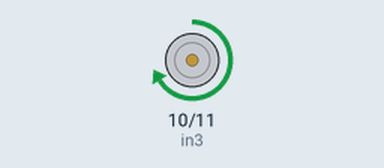
This sketch was run on a simulated Arduino Uno, built with avr-gcc and run on an emulated ATmega328P. Shown: motor-driver pin pairs drawn as motors (green arrow = first pin HIGH = forward, orange = second pin HIGH = backward, longer = more drive, scaled by the enable pin).

Above: at 5.0 s.
At 15.0 s:
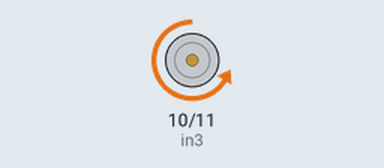
Timing chart, 0 to 26.0 s (numbered marks = the images above):
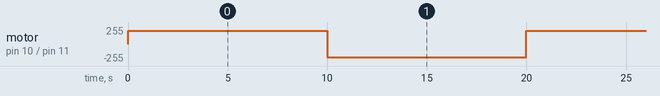

The sketch:

ic_test.ino
```cpp
int enable2 = 9;

int in3 = 10;

int in4 = 11;

void setup()

{

pinMode(enable2, OUTPUT);

pinMode(in3, OUTPUT);

pinMode(in4, OUTPUT);

}

void loop()

{

analogWrite(enable2, 200); // Any value between 0 and 255

digitalWrite(in3, HIGH);

digitalWrite(in4, LOW);

delay(10000);

analogWrite(enable2, 200); // Any value between 0 and 255

digitalWrite(in3, LOW);

digitalWrite(in4, HIGH);

delay(10000);

}
```

Measured:
- by itself, motor on pin 10 (in3) / pin 11 (in4): alternates forward 200/255 for 10.0 s and backward 200/255 for 10.0 s
